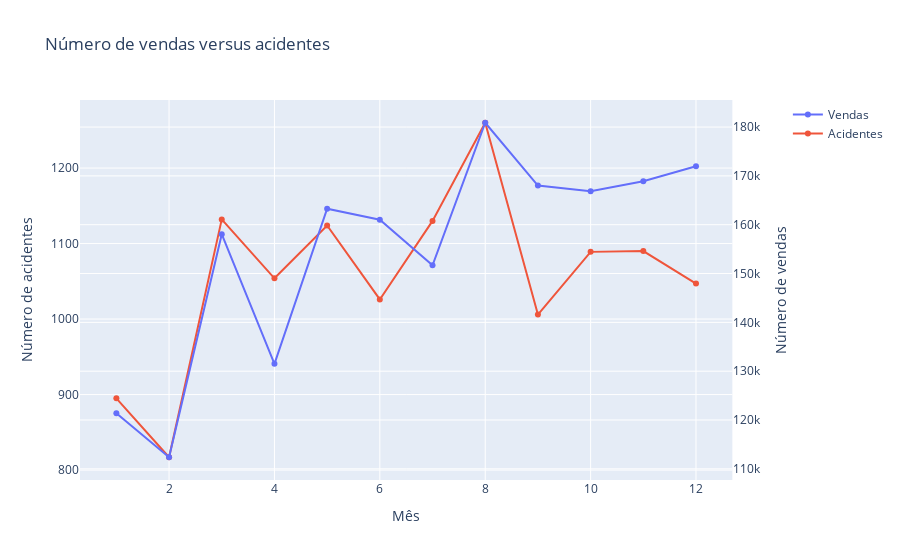

Source (notebook cell):
### Code cell
plot_acidentes_versus_vendas(df_acidentes, df_vendas, 2017)

### Figure 1 — Plotly figure (JSON) as saved in the notebook; plotly's stock layout.template omitted (floating-point values rounded to 4 significant figures)
{"data": [{"name": "Vendas", "type": "scatter", "x": [1, 2, 3, 4, 5, 6, 7, 8, 9, 10, 11, 12], "xaxis": "x", "y": [121378, 112374, 158055, 131499, 163284, 161030, 151677, 180881, 168008, 166842, 168888, 171978], "yaxis": "y2"}, {"name": "Acidentes", "type": "scatter", "x": [1, 2, 3, 4, 5, 6, 7, 8, 9, 10, 11, 12], "xaxis": "x", "y": [895, 817, 1132, 1054, 1124, 1026, 1130, 1260, 1006, 1089, 1090, 1047], "yaxis": "y"}], "layout": {"title": {"text": "Número de vendas versus acidentes"}, "xaxis": {"anchor": "y", "domain": [0, 0.94], "title": {"text": "Mês"}}, "yaxis": {"anchor": "x", "domain": [0, 1], "title": {"text": "Número de acidentes"}}, "yaxis2": {"anchor": "x", "overlaying": "y", "side": "right", "title": {"text": "Número de vendas"}}}}
